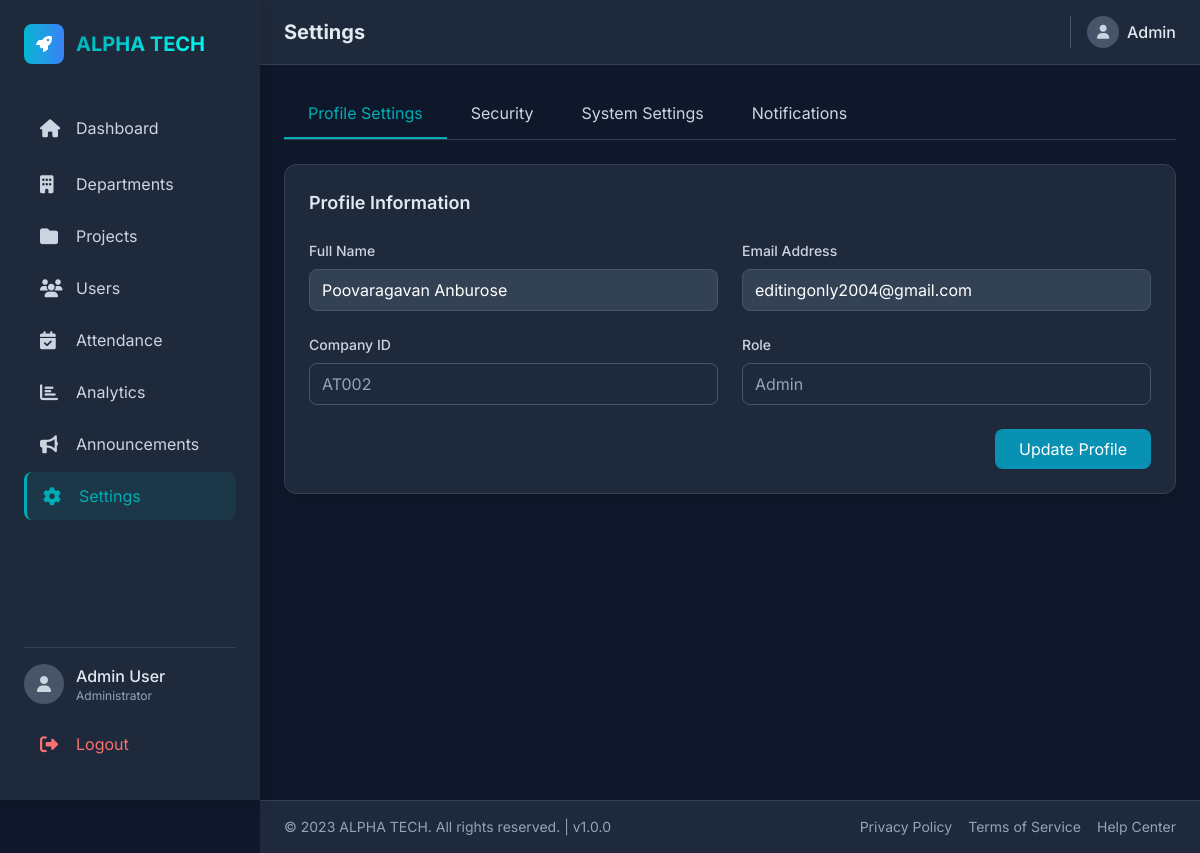
/Alphatech/settings.php (signed in), run on the app's committed database.
### tables this page shows
CREATE TABLE `company_staffs` (
  `id` int(11) NOT NULL,
  `company_id` varchar(50) NOT NULL,
  `full_name` varchar(100) NOT NULL,
  `email` varchar(150) NOT NULL,
  `password` varchar(255) NOT NULL,
  `role` enum('admin','staff','manager','team_leader') NOT NULL DEFAULT 'staff',
  `team_leader_id` int(11) DEFAULT NULL,
  `status` enum('active','inactive') DEFAULT 'active',
  `created_at` timestamp NULL DEFAULT current_timestamp(),
  `verification_code` varchar(10) DEFAULT NULL,
  `email_verified` tinyint(1) DEFAULT 0
);

### Alphatech/settings.php (the view, shortened to what this page needs)
<?php
include('config.php');
$user_id = $_SESSION['user_id'];
$user_query = $conn->query("SELECT * FROM company_staffs WHERE id = $user_id");
$current_user = $user_query->fetch_assoc();
?>
<!DOCTYPE html>
<html lang="en">
<head>
<script src="https://cdn.tailwindcss.com"></script>
<link rel="stylesheet" href="https://cdnjs.cloudflare.com/ajax/libs/font-awesome/6.4.0/css/all.min.css">
</head>
<body>
<div class="sidebar p-6 flex flex-col justify-between">
    <div>
        <div class="flex items-center mb-10">
            <div class="w-10 h-10 rounded-lg bg-gradient-to-r from-cyan-500 to-blue-500 flex items-center justify-center mr-3">
                <i class="fas fa-rocket text-white"></i>
            </div>
            <h1 class="text-xl font-bold gradient-text">ALPHA TECH</h1>
        </div>
        <nav class="space-y-1">
            <a href="admin_dashboard.php" class="nav-link">
                <i class="fas fa-home"></i>
                <span>Dashboard</span>
            </a>
            <a href="departments.php" class="nav-link">
                <i class="fas fa-building"></i>
                <span>Departments</span>
            </a>
            <a href="projects.php" class="nav-link">
                <i class="fas fa-folder"></i>
                <span>Projects</span>
            </a>
            <a href="users.php" class="nav-link">
                <i class="fas fa-users"></i>
                <span>Users</span>
            </a>
            <a href="attendance.php" class="nav-link">
                <i class="fas fa-calendar-check"></i>
                <span>Attendance</span>
            </a>
            <a href="analytics.php" class="nav-link">
                <i class="fas fa-chart-bar"></i>
                <span>Analytics</span>
            </a>
            <a href="announcements.php" class="nav-link">
                <i class="fas fa-bullhorn"></i>
                <span>Announcements</span>
            </a>
            <a href="settings.php" class="nav-link active">
                <i class="fas fa-cog"></i>
                <span>Settings</span>
            </a>
        </nav>
    </div>
    <div class="border-t border-slate-700 pt-4">
        <div class="flex items-center mb-4">
            <div class="w-10 h-10 rounded-full bg-slate-600 flex items-center justify-center mr-3">
                <i class="fas fa-user text-slate-300"></i>
            </div>
            <div>
                <p class="font-medium"><?= htmlspecialchars($_SESSION['username'] ?? 'Admin User') ?></p>
                <p class="text-xs text-slate-400">Administrator</p>
            </div>
        </div>
        <a href="logout.php" class="nav-link text-red-400 hover:text-red-300">
            <i class="fas fa-sign-out-alt"></i>
            <span>Logout</span>
        </a>
    </div>
</div>
<div class="main-content">
    <header class="topbar flex justify-between items-center">
        <div class="flex items-center">
            <h2 class="topbar-title font-bold text-xl">Settings</h2>
        </div>
        <div class="flex items-center space-x-4">
            <div class="border-l border-slate-600 pl-4 flex items-center">
                <div class="w-8 h-8 rounded-full bg-slate-600 flex items-center justify-center mr-2">
                    <i class="fas fa-user text-slate-300 text-sm"></i>
                </div>
                <span class="font-medium"><?= htmlspecialchars($_SESSION['username'] ?? 'Admin') ?></span>
            </div>
        </div>
    </header>
    <main class="content-area">
        <div class="settings-nav">
            <button class="active" onclick="showSection('profile')">Profile Settings</button>
            <button onclick="showSection('security')">Security</button>
            <button onclick="showSection('system')">System Settings</button>
            <button onclick="showSection('notifications')">Notifications</button>
        </div>
        <section id="profile" class="settings-section">
            <div class="card p-6">
                <h3 class="font-semibold text-lg mb-6">Profile Information</h3>
                <form method="POST">
                    <div class="grid grid-cols-1 md:grid-cols-2 gap-6">
                        <div>
                            <label class="block text-sm font-medium text-slate-300 mb-2">Full Name</label>
                            <input type="text" name="full_name" value="<?= htmlspecialchars($current_user['full_name']) ?>" required
                                   class="w-full bg-slate-700 border border-slate-600 rounded-lg px-3 py-2 text-white focus:outline-none focus:border-cyan-500">
                        </div>
                        <div>
                            <label class="block text-sm font-medium text-slate-300 mb-2">Email Address</label>
                            <input type="email" name="email" value="<?= htmlspecialchars($current_user['email']) ?>" required
                                   class="w-full bg-slate-700 border border-slate-600 rounded-lg px-3 py-2 text-white focus:outline-none focus:border-cyan-500">
                        </div>
                        <div>
                            <label class="block text-sm font-medium text-slate-300 mb-2">Company ID</label>
                            <input type="text" value="<?= htmlspecialchars($current_user['company_id']) ?>" disabled
                                   class="w-full bg-slate-800 border border-slate-600 rounded-lg px-3 py-2 text-slate-400">
                        </div>
                        <div>
                            <label class="block text-sm font-medium text-slate-300 mb-2">Role</label>
                            <input type="text" value="<?= ucfirst($current_user['role']) ?>" disabled
                                   class="w-full bg-slate-800 border border-slate-600 rounded-lg px-3 py-2 text-slate-400">
                        </div>
                    </div>
                    <div class="flex justify-end mt-6">
                        <button type="submit" name="update_profile"
                                class="px-6 py-2 bg-cyan-600 text-white rounded-lg hover:bg-cyan-700 transition-colors">
                            Update Profile
                        </button>
                    </div>
                </form>
            </div>
        </section>
    </main>
</div>
<footer class="footer">
    <div class="flex flex-col md:flex-row justify-between items-center">
        <div class="text-slate-400 text-sm">
            © 2023 ALPHA TECH. All rights reserved. | v1.0.0
        </div>
        <div class="flex space-x-4 mt-2 md:mt-0">
            <a href="#" class="text-slate-400 hover:text-white text-sm">Privacy Policy</a>
            <a href="#" class="text-slate-400 hover:text-white text-sm">Terms of Service</a>
            <a href="#" class="text-slate-400 hover:text-white text-sm">Help Center</a>
        </div>
    </div>
</footer>
</body>
</html>

### Alphatech/settings.php (style rules this page uses)
:root { --primary: #00ADB5; --primary-dark: #00969c; --dark-bg: #0f172a; --card-bg: #1e293b; --sidebar-width: 260px; }
* { margin: 0; padding: 0; box-sizing: border-box; }
body { font-family: 'Inter', sans-serif; background: var(--dark-bg); color: #e2e8f0; overflow-x: hidden; }
.sidebar { background: var(--card-bg); position: fixed; height: 100vh; width: var(--sidebar-width); left: 0; top: 0; transition: all 0.3s ease; z-index: 1000; box-shadow: 0 0 15px rgba(0, 0, 0, 0.1); overflow-y: auto; }
.card { background: var(--card-bg); border: 1px solid #334155; border-radius: 12px; box-shadow: 0 4px 6px -1px rgba(0, 0, 0, 0.1); transition: all 0.3s ease; }
.gradient-text { background: linear-gradient(135deg, var(--primary), #00FFF5); -webkit-background-clip: text; -webkit-text-fill-color: transparent; font-weight: 700; }
.nav-link { display: flex; align-items: center; padding: 12px 16px; border-radius: 8px; transition: all 0.2s ease; color: #cbd5e1; margin-bottom: 8px; text-decoration: none; }
.nav-link:hover, .nav-link.active { background: rgba(0, 173, 181, 0.1); color: var(--primary); border-left: 3px solid var(--primary); }
.nav-link i { width: 24px; margin-right: 12px; font-size: 18px; }
.topbar { background: var(--card-bg); border-bottom: 1px solid #334155; position: sticky; top: 0; z-index: 100; padding: 16px 24px; backdrop-filter: blur(10px); }
.main-content { margin-left: var(--sidebar-width); min-height: 100vh; display: flex; flex-direction: column; transition: all 0.3s ease; }
.content-area { flex: 1; padding: 24px; }
.footer { background: var(--card-bg); border-top: 1px solid #334155; padding: 16px 24px; margin-left: var(--sidebar-width); transition: all 0.3s ease; }
.settings-nav { display: flex; border-bottom: 1px solid #334155; margin-bottom: 24px; }
.settings-nav button { padding: 12px 24px; background: none; border: none; color: #cbd5e1; border-bottom: 2px solid transparent; transition: all 0.2s ease; cursor: pointer; }
.settings-nav button.active { color: var(--primary); border-bottom-color: var(--primary); }

### data on the page
company_staffs: full_name "Poovaragavan Anburose", email "editingonly2004@gmail.com", company "AT002", role "Admin"

### other printed values
$_SESSION['username'] "Admin User"
$_SESSION['username'] "Admin"
